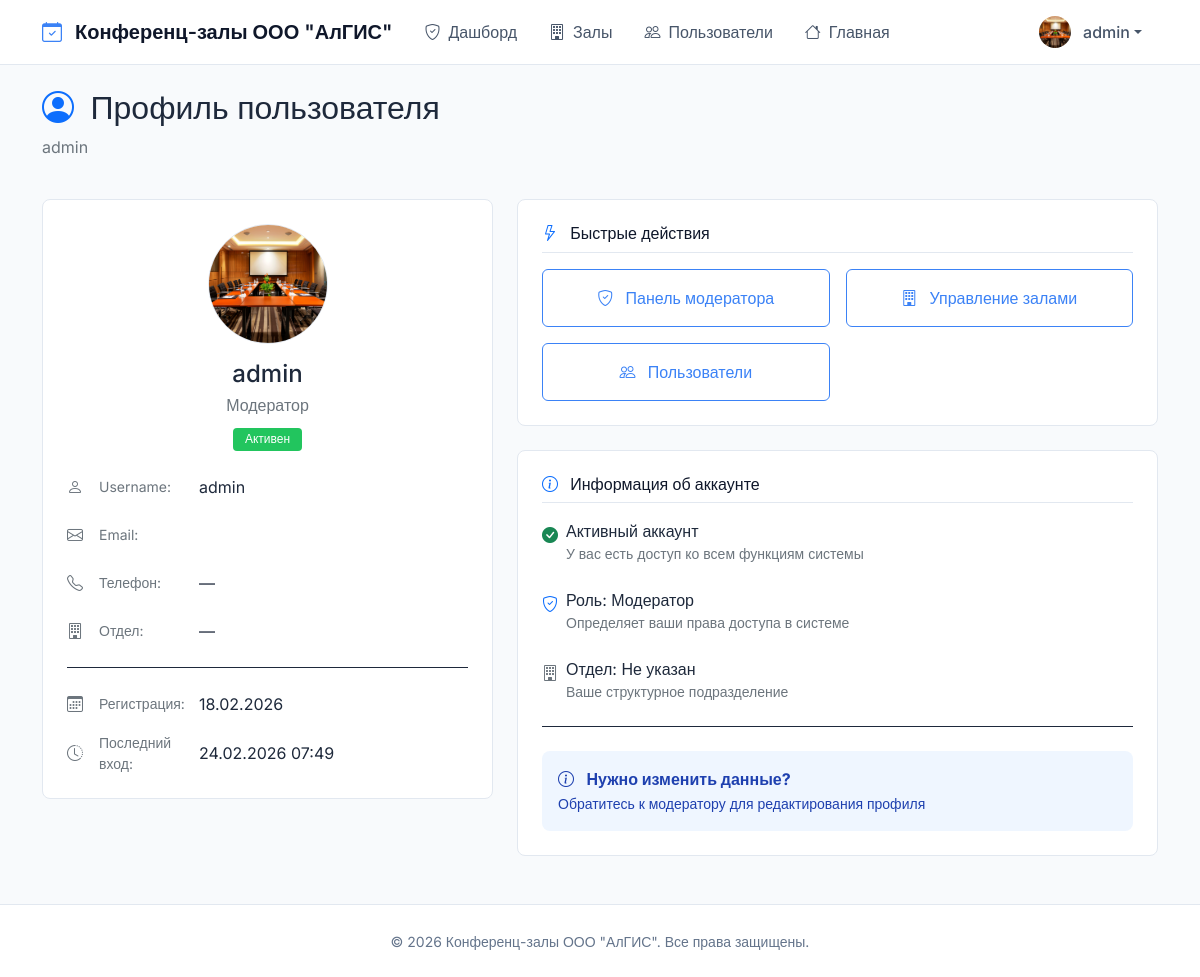
The page /profile/ (signed in) on the database its author committed.
### bookings/models.py (models this page shows, shortened)
class User(AbstractUser):
    ROLE_CHOICES = (
        ('moderator', 'Модератор'),
        ('requester', 'Заявитель'),
        ('employee', 'Сотрудник'),
    )
    role = models.CharField(max_length=20, choices=ROLE_CHOICES, default='employee', verbose_name="Роль")
    phone = models.CharField(max_length=20, blank=True, verbose_name="Телефон")
    department = models.CharField(max_length=100, blank=True, verbose_name="Отдел")
    avatar = models.ImageField(upload_to='avatars/', blank=True, null=True, verbose_name="Аватар")
    def get_full_name(self):
        if self.first_name and self.last_name:
            return f"{self.first_name} {self.last_name}"
        return self.username
    class Meta:
        verbose_name = "Пользователь"
        verbose_name_plural = "Пользователи"

### bookings/views.py (the view)
# urls.py: path('profile/', views.profile, name='profile'),
@any_role_required
def profile(request):
    user = request.user
    context = {
        'profile_user': user,
        'total_bookings': Booking.objects.filter(requester=user).count(),
        'pending_bookings': Booking.objects.filter(requester=user, status='pending').count(),
        'approved_bookings': Booking.objects.filter(requester=user, status='approved').count(),
        'rejected_bookings': Booking.objects.filter(requester=user, status='rejected').count(),
        'cancelled_bookings': Booking.objects.filter(requester=user, status='cancelled').count(),
        'recent_bookings': Booking.objects.filter(requester=user).order_by('-created_at')[:5],
        'active_bookings': Booking.objects.filter(
            requester=user, status='approved', start_time__gte=timezone.now()
        ).order_by('start_time')[:3],
        'now': timezone.now(),
    }
    return render(request, 'bookings/profile.html', context)

### bookings/templates/bookings/profile.html (shortened to what this page needs)
{% extends 'bookings/base.html' %}
{% load static %}
{% block content %}
<div class="row mb-4">
    <div class="col-12">
        <h2 class="fw-semibold">
            <i class="bi bi-person-circle text-primary me-2"></i>
            Профиль пользователя
        </h2>
        <p class="text-secondary">{{ profile_user.username }}</p>
    </div>
</div>
<div class="row g-4">
    <div class="col-lg-5">
        <div class="border rounded-3 bg-white p-4">
            <div class="text-center mb-4">
                <div class="mb-3 position-relative d-inline-block">
                    {% if profile_user.avatar and profile_user.avatar.url %}
                        <img src="{{ profile_user.avatar.url }}"
                             class="rounded-circle border border-3"
                             style="width: 120px; height: 120px; object-fit: cover;"
                             alt="{{ profile_user.username }}">
                    {% else %}
                        <div class="bg-primary bg-opacity-10 rounded-circle d-flex align-items-center justify-content-center"
                             style="width: 120px; height: 120px; margin: 0 auto;">
                            <i class="bi bi-person-circle text-primary" style="font-size: 4rem;"></i>
                        </div>
                    {% endif %}
                </div>
                <h4 class="fw-semibold mb-1">{{ profile_user.get_full_name|default:profile_user.username }}</h4>
                <p class="text-secondary mb-2">{{ profile_user.get_role_display }}</p>
                <span class="badge {% if profile_user.is_active %}bg-success{% else %}bg-secondary{% endif %}">
                    {{ profile_user.is_active|yesno:"Активен,Неактивен" }}
                </span>
            </div>
            <div class="vstack gap-3">
                <div class="d-flex align-items-center">
                    <i class="bi bi-person text-secondary me-2" style="width: 1.5rem;"></i>
                    <span class="text-secondary small" style="width: 100px;">Username:</span>
                    <span class="fw-medium">{{ profile_user.username }}</span>
                </div>
                <div class="d-flex align-items-center">
                    <i class="bi bi-envelope text-secondary me-2" style="width: 1.5rem;"></i>
                    <span class="text-secondary small" style="width: 100px;">Email:</span>
                </div>
                <div class="d-flex align-items-center">
                    <i class="bi bi-telephone text-secondary me-2" style="width: 1.5rem;"></i>
                    <span class="text-secondary small" style="width: 100px;">Телефон:</span>
                    <span class="fw-medium">{{ profile_user.phone|default:"—" }}</span>
                </div>
                <div class="d-flex align-items-center">
                    <i class="bi bi-building text-secondary me-2" style="width: 1.5rem;"></i>
                    <span class="text-secondary small" style="width: 100px;">Отдел:</span>
                    <span class="fw-medium">{{ profile_user.department|default:"—" }}</span>
                </div>
            </div>
            <hr class="my-4">
            <div class="vstack gap-2">
                <div class="d-flex align-items-center">
                    <i class="bi bi-calendar3 text-secondary me-2" style="width: 1.5rem;"></i>
                    <span class="text-secondary small" style="width: 100px;">Регистрация:</span>
                    <span class="fw-medium">{{ profile_user.date_joined|date:"d.m.Y" }}</span>
                </div>
                <div class="d-flex align-items-center">
                    <i class="bi bi-clock-history text-secondary me-2" style="width: 1.5rem;"></i>
                    <span class="text-secondary small" style="width: 100px;">Последний вход:</span>
                    <span class="fw-medium">{{ profile_user.last_login|date:"d.m.Y H:i"|default:"никогда" }}</span>
                </div>
            </div>
        </div>
    </div>
    <div class="col-lg-7">
        <div class="border rounded-3 bg-white p-4 mb-4">
            <h6 class="fw-medium mb-3">
                <i class="bi bi-lightning text-primary me-2"></i>
                Быстрые действия
            </h6>
            <div class="row g-3">
                {% if profile_user.role == 'requester' %}
                    <div class="col-md-6">
                        <a href="{% url 'bookings:create_booking' %}" class="btn btn-outline-primary w-100 h-100 py-3">
                            <i class="bi bi-plus-circle me-2"></i> Новая заявка
                        </a>
                    </div>
                    <div class="col-md-6">
                        <a href="{% url 'bookings:my_bookings' %}" class="btn btn-outline-primary w-100 h-100 py-3">
                            <i class="bi bi-list-check me-2"></i> Мои заявки
                        </a>
                    </div>
                    <div class="col-md-6">
                        <a href="{% url 'bookings:schedule' %}" class="btn btn-outline-primary w-100 h-100 py-3">
                            <i class="bi bi-calendar-week me-2"></i> Календарь
                        </a>
                    </div>
                {% elif profile_user.role == 'employee' %}
                    <div class="col-md-6">
                        <a href="{% url 'bookings:schedule' %}" class="btn btn-outline-primary w-100 h-100 py-3">
                            <i class="bi bi-calendar-week me-2"></i> Расписание
                        </a>
                    </div>
                {% elif profile_user.role == 'moderator' %}
                    <div class="col-md-6">
                        <a href="{% url 'bookings:moderator_dashboard' %}" class="btn btn-outline-primary w-100 h-100 py-3">
                            <i class="bi bi-shield-check me-2"></i> Панель модератора
                        </a>
                    </div>
                    <div class="col-md-6">
                        <a href="{% url 'bookings:room_management' %}" class="btn btn-outline-primary w-100 h-100 py-3">
                            <i class="bi bi-building me-2"></i> Управление залами
                        </a>
                    </div>
                    <div class="col-md-6">
                        <a href="{% url 'bookings:user_management' %}" class="btn btn-outline-primary w-100 h-100 py-3">
                            <i class="bi bi-people me-2"></i> Пользователи
                        </a>
                    </div>
                {% endif %}
            </div>
        </div>
        <div class="border rounded-3 bg-white p-4">
            <h6 class="fw-medium mb-3">
                <i class="bi bi-info-circle text-primary me-2"></i>
                Информация об аккаунте
            </h6>
            <div class="vstack gap-3">
                <div class="d-flex align-items-start">
                    <i class="bi bi-check-circle-fill text-success me-2 mt-1"></i>
                    <div>
                        <div class="fw-medium">Активный аккаунт</div>
                        <div class="text-secondary small">У вас есть доступ ко всем функциям системы</div>
                    </div>
                </div>
                <div class="d-flex align-items-start">
                    <i class="bi bi-shield-check text-primary me-2 mt-1"></i>
                    <div>
                        <div class="fw-medium">Роль: {{ profile_user.get_role_display }}</div>
                        <div class="text-secondary small">Определяет ваши права доступа в системе</div>
                    </div>
                </div>
                <div class="d-flex align-items-start">
                    <i class="bi bi-building text-secondary me-2 mt-1"></i>
                    <div>
                        <div class="fw-medium">Отдел: {{ profile_user.department|default:"Не указан" }}</div>
                        <div class="text-secondary small">Ваше структурное подразделение</div>
                    </div>
                </div>
            </div>
            <hr class="my-4">
            <div class="alert alert-info mb-0">
                <i class="bi bi-info-circle me-2"></i>
                <strong>Нужно изменить данные?</strong><br>
                <span class="small">Обратитесь к модератору для редактирования профиля</span>
            </div>
        </div>
    </div>
</div>
{% endblock %}

### bookings/templates/bookings/base.html (shortened to what this page needs)
<!DOCTYPE html>
<html lang="ru">
<head>
    <link href="https://cdn.jsdelivr.net/npm/bootstrap@5.1.3/dist/css/bootstrap.min.css" rel="stylesheet">
    <link rel="stylesheet" href="https://cdn.jsdelivr.net/npm/bootstrap-icons@1.8.1/font/bootstrap-icons.css">
    {% load static %}
    <link rel="stylesheet" href="{% static 'bookings/css/style.css' %}">
</head>
<body>
    <nav class="navbar navbar-expand-lg">
        <div class="container">
            <a class="navbar-brand" href="{% url 'bookings:index' %}">
                <i class="bi bi-calendar-check"></i>
                <span class="d-none d-sm-inline">Конференц-залы ООО "АлГИС"</span>
            </a>
            <div class="collapse navbar-collapse" id="navbarNav">
                <ul class="navbar-nav me-auto">
                    {% if user.is_authenticated %}
                        {% if user.role == 'moderator' %}
                            <li class="nav-item">
                                <a class="nav-link {% if request.resolver_match.url_name == 'moderator_dashboard' %}active{% endif %}"
                                   href="{% url 'bookings:moderator_dashboard' %}">
                                    <i class="bi bi-shield-check"></i>Дашборд
                                </a>
                            </li>
                            <li class="nav-item">
                                <a class="nav-link {% if request.resolver_match.url_name == 'room_management' %}active{% endif %}"
                                   href="{% url 'bookings:room_management' %}">
                                    <i class="bi bi-building"></i>Залы
                                </a>
                            </li>
                            <li class="nav-item">
                                <a class="nav-link {% if request.resolver_match.url_name == 'user_management' %}active{% endif %}"
                                   href="{% url 'bookings:user_management' %}">
                                    <i class="bi bi-people"></i>Пользователи
                                </a>
                            </li>
                        {% endif %}
                        <li class="nav-item">
                            <a class="nav-link" href="{% url 'bookings:index' %}">
                                <i class="bi bi-house"></i><span class="d-none d-sm-inline">Главная</span>
                            </a>
                        </li>
                    {% endif %}
                </ul>
                <ul class="navbar-nav">
                    {% if user.is_authenticated %}
                        <li class="nav-item dropdown">
                            <a class="nav-link dropdown-toggle" href="#" id="userDropdown" role="button"
                               data-bs-toggle="dropdown" aria-expanded="false">
                                {% if user.avatar and user.avatar.url %}
                                    <img src="{{ user.avatar.url }}" class="avatar-image" alt="{{ user.username }}">
                                {% else %}
                                    <div class="avatar-circle">
                                        {{ user.username|first|upper }}
                                    </div>
                                {% endif %}
                                <span class="user-name d-none d-lg-inline">{{ user.get_full_name|default:user.username }}</span>
                            </a>
                        </li>
                    {% endif %}
                </ul>
            </div>
        </div>
    </nav>
    <main class="container mt-4">
        {% block content %}
        {% endblock %}
    </main>
    <footer class="footer mt-5 py-4">
        <div class="container text-center">
            <span class="small">© 2026 Конференц-залы ООО "АлГИС". Все права защищены.</span>
        </div>
    </footer>
</body>
</html>

### rows shown on the page
User: avatar (picture), get_full_name "admin", username "admin", role "Модератор", is_active "Активен", phone "—", department "—", date_joined "18.02.2026", last_login "24.02.2026 07:49", department "Не указан"
